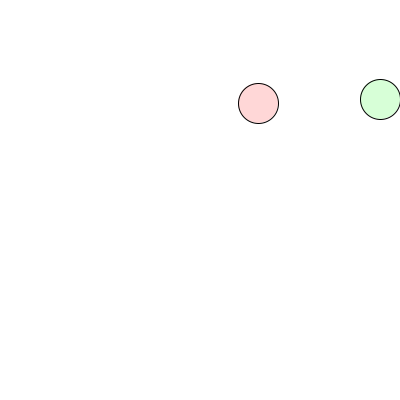
Frame 1 (no input)
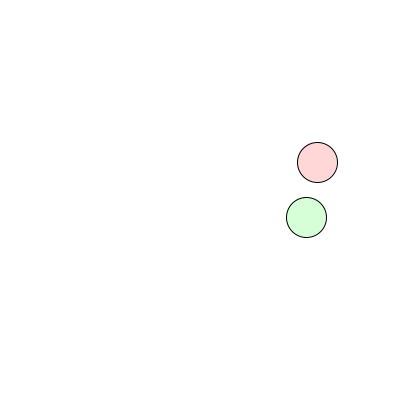
Frame 60 (the mouse pressed at the canvas centre just before this capture)
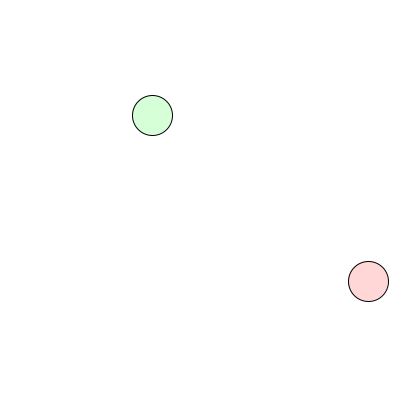
Frame 120 (the mouse held since frame 60 and released just before this capture)

The Processing sketch that drew these frames (run headless with seeded random() and noise(); from frame 60 on, the mouse is pressed at the canvas centre):

// Processing sketch: cirkeler_som_accelere_med_kanter_og_typecast
// ── cirkeler_som_accelere_med_kanter_og_typecast.pde
int xPos;
int yPos;
int xPosNew, yPosNew;
int xSpeed;
int xSpeedNew;
int ySpeed;
int ySpeedNew;
int acceleration;
int accelerationNew;
int direction;
int directionNew;

void setup() {
  size(400, 400);
  xPos=(int) random(0, width);
  yPos=(int) random(0, height);
  xSpeed=1;
  xSpeedNew=2;
  ySpeed=1;
  ySpeedNew=2;
  acceleration=2;
  accelerationNew=4;
  direction=-1;
  directionNew=-1;
  //xPosNew=1;
  xPosNew=(int) random(0, width);
  yPosNew= (int) (random(0, height)+4.3);
}

void draw() {
  background(255);

  //Rød cirkel
  fill(255, 0, 0, 40);
  circle(xPos, yPos, 40);
  xPos = xPos + xSpeed;
  yPos = yPos + ySpeed;


  //Grøn cirkel
  fill(0, 255, 0, 40);
  circle(xPosNew, yPosNew, 40);
  xPosNew = xPosNew + xSpeedNew;
  yPosNew = yPosNew + ySpeedNew;

  //hold dig inden for vinduet på X-aksen
  if (xPos > width || xPos < 0) {
    xSpeed = xSpeed * direction;
  }

  if (xPosNew > width || xPosNew < 0) {
    xSpeedNew = xSpeedNew * directionNew;
  }

  //hold dig indenfor vinduet på Y-aksen
  if (yPos > height || yPos < 0) {
    ySpeed = ySpeed * direction;
  }


  if (yPosNew > height || yPosNew < 0) {
    ySpeedNew = ySpeedNew * directionNew;
  }
}

//acceler når man klikker på musen
void mousePressed() {
  xSpeed = xSpeed * acceleration;
  ySpeed = ySpeed * acceleration;
  xSpeedNew = xSpeedNew * accelerationNew;
  ySpeedNew = ySpeedNew * accelerationNew;
}

//skift retning når man klikker på en tast
void keyPressed() {
  xSpeed = xSpeed * direction;
  ySpeed = ySpeed * direction;
  xSpeedNew = xSpeedNew * directionNew;
  ySpeedNew = ySpeedNew * directionNew;
}
